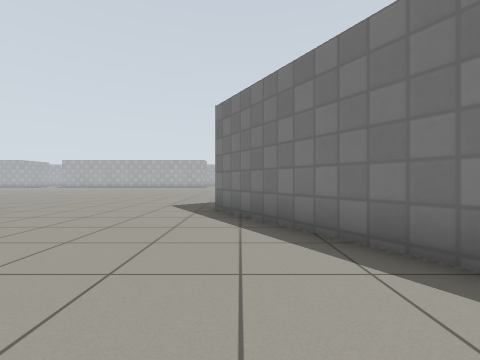
[1] (above)

18 first-person views from a walk through a world built for the Gazebo simulator. The camera is 0.72 m above the floor, looks level and sees 85° across. The floor is counted in squares, 1 m on a side. Each view is taken from the middle of a square. On the plan, view 1 faces up. The plan holds only what a view shows up to about 9 squares ahead; the rest is blank. Gazebo's built-in surfaces are drawn with simple patterns.

[2]
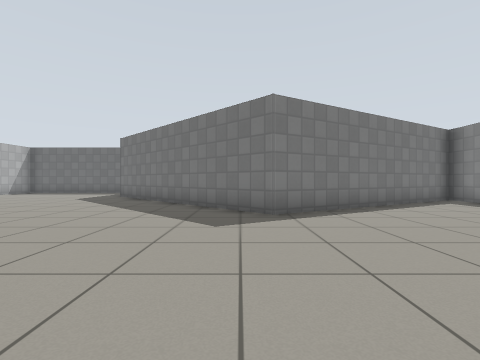

[3]
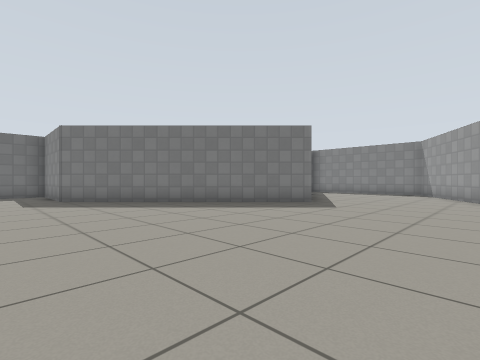

[4]
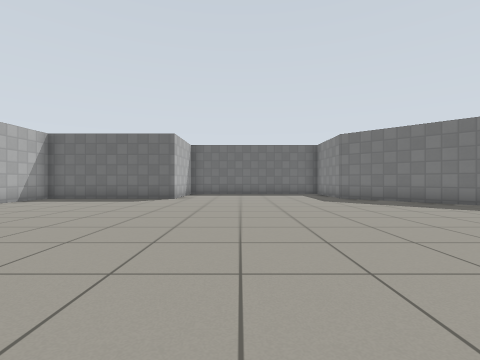

[5]
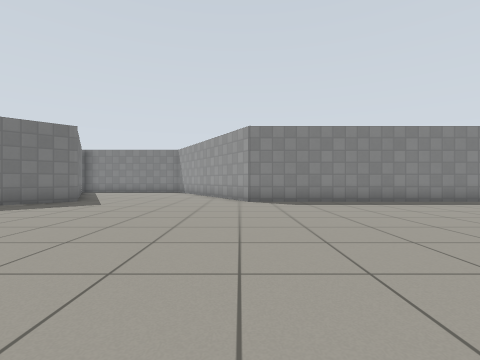

[6]
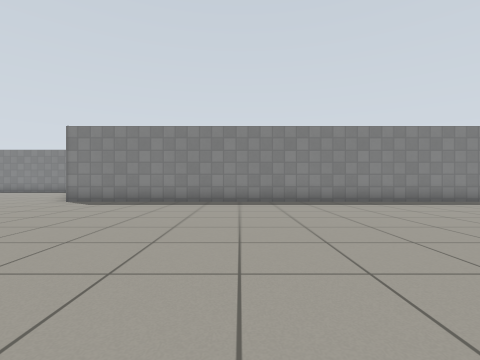

[7]
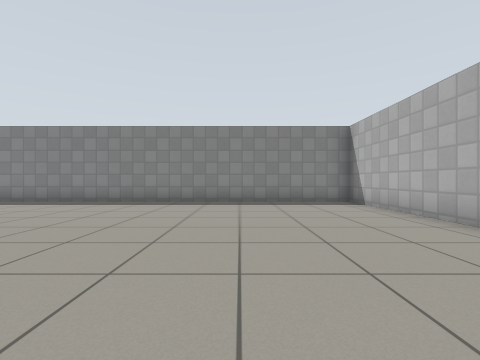

[8]
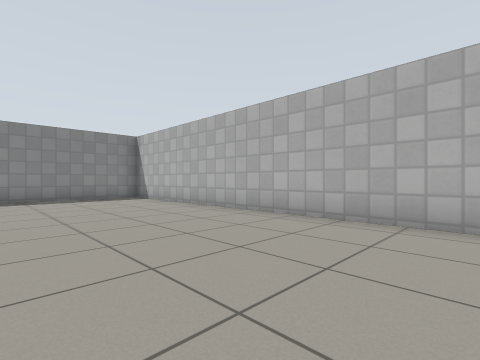

[9]
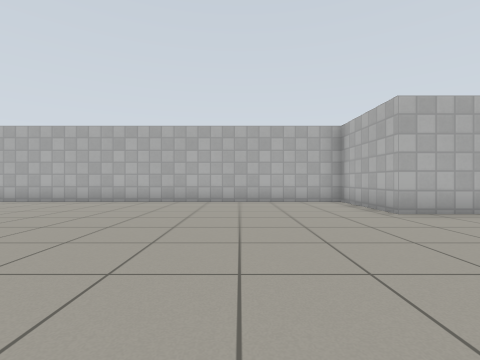

[10]
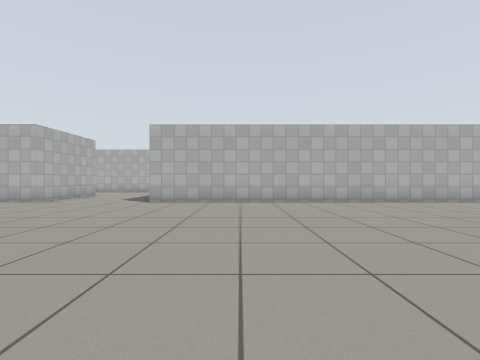

[11]
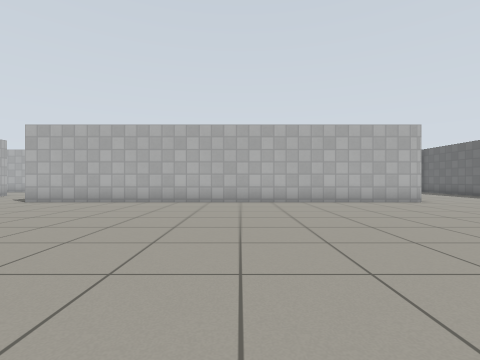

[12]
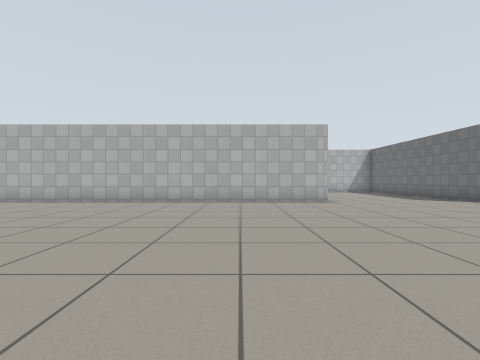

[13]
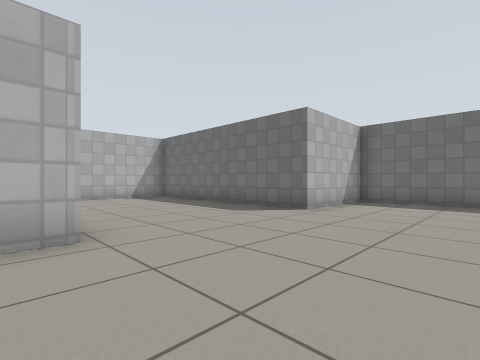

[14]
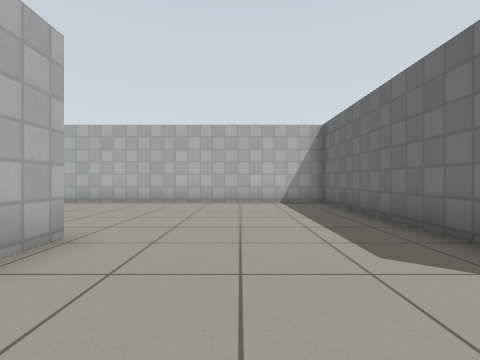

[15]
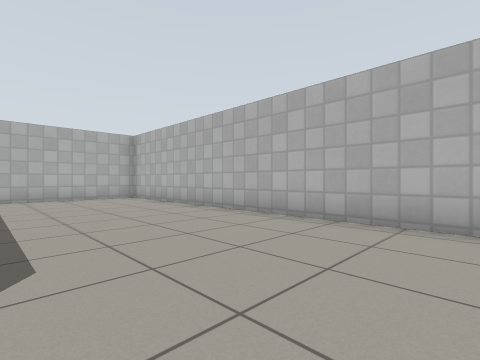

[16]
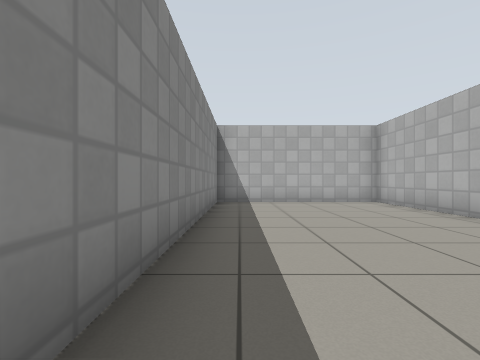

[17]
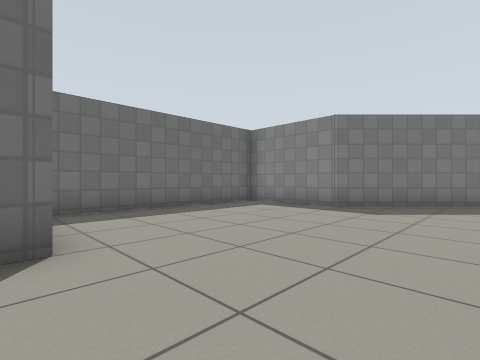

[18]
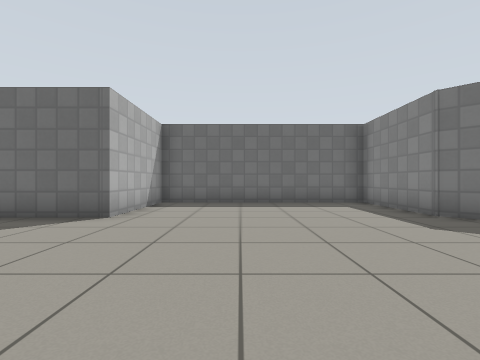

### Floor plan
Points are (right, up) in squares from view 1. A wall is a line through its corners. A room is listed if a view was taken in it or the views show most of it. See-through windows are left out.
Room 1 (views 1, 2, 3, 4, 5, 6, 7, 8, 9, 10, 11, 12, 13, 14, 15, 16, 17, 18)
walls: (-3.1, 23.4) (-16, 23.4); (-12.3, 25.3) (-4.8, 25.3); (-3.2, 25.3) (-3.2, 24.3); (-19.5, 25.1) (-19.5, 23.4) (-22.6, 23.4) (-22.6, 6.4) (-6.3, 6.4) (-6.1, 6); (-4.5, 3.3) (-3.9, 2.2); (2.1, -0.4) (3, -0.4); (3, 0.1) (-0.6, 6.3) (5.2, 12.1) (8.4, 12) (8.4, 18.5) (5, 18.5) (5, 23.4) (1.7, 23.4) (1.7, 30.5) (-12.5, 30.5) (-12.5, 25.3)

Where each view was taken, in squares from view 1:
view 1: 0 up, 0 right, facing up
view 2: 7 up, 6 left, facing right
view 3: 14 up, 5 left, facing down-right
view 4: 16 up, 5 left, facing right
view 5: 15 up, 6 left, facing down
view 6: 15 up, 12 left, facing down
view 7: 15 up, 19 left, facing down
view 8: 17 up, 18 left, facing down-left
view 9: 20 up, 14 left, facing left
view 10: 15 up, 13 left, facing up
view 11: 15 up, 9 left, facing up
view 12: 15 up, 6 left, facing up
view 13: 20 up, 4 left, facing up-right
view 14: 22 up, 1 left, facing up
view 15: 26 up, 2 left, facing up-left
view 16: 26 up, 4 left, facing left
view 17: 19 up, 2 right, facing down-right
view 18: 16 up, 0 right, facing right
